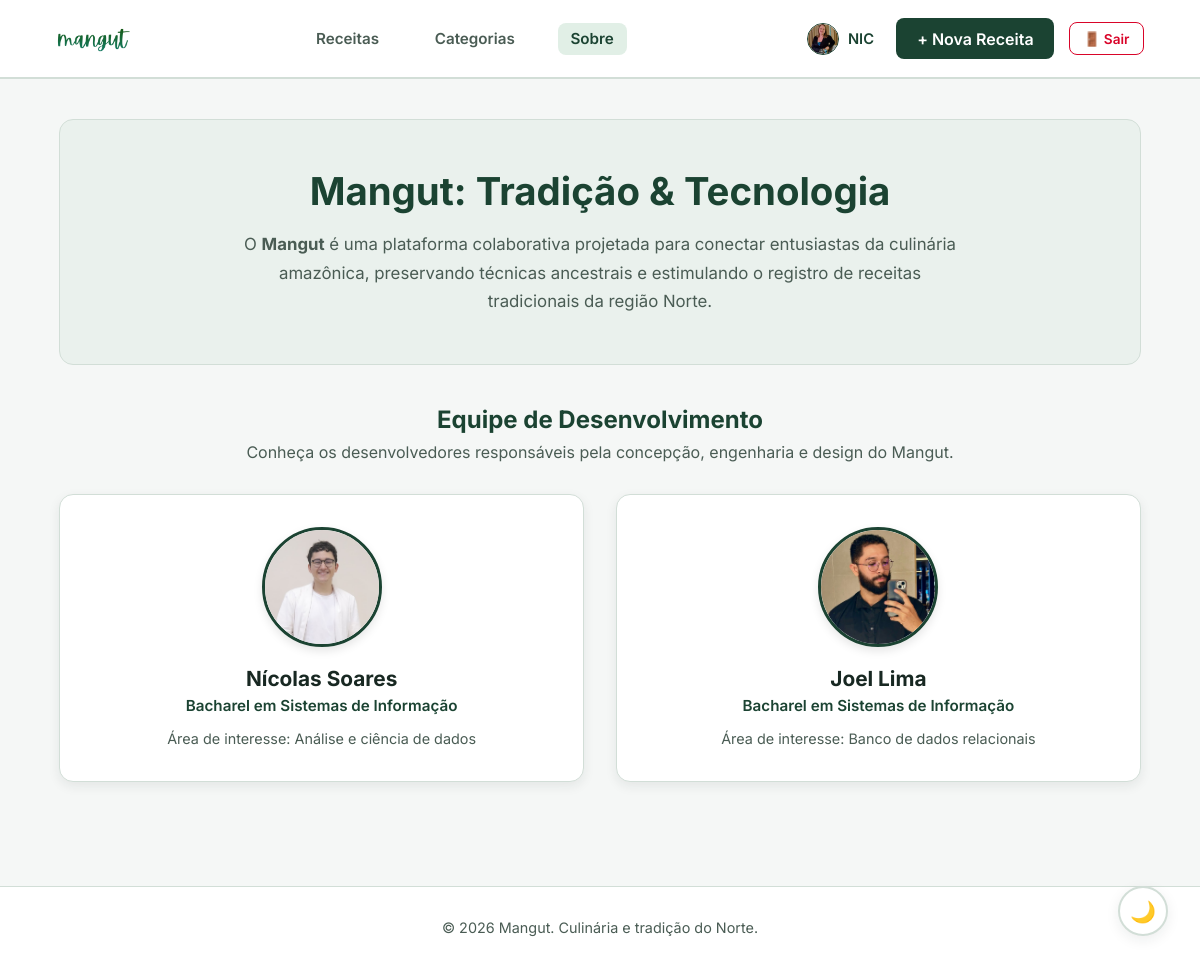
The app's page /sobre (signed in) with its own data.
### app/models.py (models this page shows, shortened)
class Gastronomo(UserMixin, db.Model):
    __tablename__ = 'gastronomos'
    idgastronomos = db.Column(db.Integer, primary_key=True)
    nome = db.Column(db.String(100), nullable=False)
    email = db.Column(db.String(120), unique=True, nullable=False)
    senha = db.Column(db.String(255), nullable=False)
    telefone = db.Column(db.String(20), nullable=True)
    foto_perfil = db.Column(db.String(255), nullable=True)
    is_admin = db.Column(db.Boolean, default=False)
    receitas = db.relationship('Receita', back_populates='autor', lazy=True)
    avaliacoes = db.relationship('AvaliacaoReceita', back_populates='usuario', lazy=True, cascade='all, delete-orphan')
    pastas = db.relationship('PastaReceitas', back_populates='usuario', lazy=True, cascade='all, delete-orphan')

### app/routes.py (the view)
@main.route('/sobre')
def sobre():
    return render_template('sobre.html')

### app/templates/sobre.html (shortened to what this page needs)
<!DOCTYPE html>
<html lang="pt-br">
<head>
    <link rel="stylesheet" href="{{ url_for('static', filename='css/style.css') }}">
</head>
<body>
    <header class="navbar">
        <a href="/" class="logo-link">
            <img src="{{ url_for('static', filename='img/logo.png') }}" alt="Logo Mangut" class="navbar-logo">
        </a>
        <nav class="nav-links">
            <a href="/receitas">Receitas</a>
            <a href="/categorias">Categorias</a>
            <a href="/sobre" class="active">Sobre</a>
        </nav>
        <div class="nav-actions">
            {% if current_user.is_authenticated %}
                <a href="/perfil" class="navbar-user-link" title="Ver meu perfil">
                    {% if current_user.foto_perfil %}
                        <img src="{{ current_user.foto_perfil }}" alt="{{ current_user.nome }}" class="navbar-avatar-thumb">
                    {% else %}
                        <span class="navbar-avatar-placeholder">{{ current_user.nome[0] | upper }}</span>
                    {% endif %}
                    <span>{{ current_user.nome }} {% if current_user.is_admin %}(ADM){% endif %}</span>
                </a>
                <a href="/receita/nova" class="btn-primary">+ Nova Receita</a>
                <a href="/logout" class="btn-logout" title="Sair do sistema">🚪 Sair</a>
            {% else %}
                <a href="/login" class="btn-primary">Entrar</a>
                <a href="/cadastro" style="color: var(--text-accent); font-weight: 600; text-decoration: none;">Cadastrar</a>
            {% endif %}
        </div>
    </header>
    <main class="container">
        <section class="about-hero">
            <h1 style="color: var(--text-accent); margin-bottom: 1rem; font-size: 2.4rem;">Mangut: Tradição & Tecnologia</h1>
            <p style="color: var(--text-secondary); max-width: 720px; margin: 0 auto; line-height: 1.7; font-size: 1.05rem;">
                O <strong>Mangut</strong> é uma plataforma colaborativa projetada para conectar entusiastas da culinária amazônica, preservando técnicas ancestrais e estimulando o registro de receitas tradicionais da região Norte.
            </p>
        </section>
        <section>
            <h2 style="text-align: center; margin-bottom: 0.5rem; color: var(--text-accent);">Equipe de Desenvolvimento</h2>
            <p style="text-align: center; color: var(--text-secondary); margin-bottom: 2rem;">Conheça os desenvolvedores responsáveis pela concepção, engenharia e design do Mangut.</p>
            <div class="team-grid">
                <div class="team-card">
                    <img src="{{ url_for('static', filename='img/dev1.jpg') }}"
                         alt="Foto Desenvolvedor"
                         class="team-photo"
                         onerror="this.style.display='none'; this.nextElementSibling.style.display='flex';">
                    <h3>Nícolas Soares</h3>
                    <p class="team-role">Bacharel em Sistemas de Informação</p>
                    <p class="team-bio">
                    Área de interesse: Análise e ciência de dados
                    </p>
                </div>
                <div class="team-card">
                    <img src="{{ url_for('static', filename='img/dev2.jpeg') }}"
                         alt="Foto Designer"
                         class="team-photo"
                         onerror="this.style.display='none'; this.nextElementSibling.style.display='flex';">
                    <h3>Joel Lima</h3>
                    <p class="team-role">Bacharel em Sistemas de Informação</p>
                    <p class="team-bio">
                    Área de interesse: Banco de dados relacionais
                    </p>
                </div>
            </div>
        </section>
    </main>
    <footer>
        <p>&copy; 2026 Mangut. Culinária e tradição do Norte.</p>
    </footer>
    <button id="theme-toggle" class="theme-toggle-floating" title="Alternar Modo Escuro">🌙</button>
</body>
</html>

### app/static/css/style.css (style rules this page uses)
:root { --bg-main: #f5f7f6; --bg-card: #ffffff; --bg-surface: #eaf1ed; --bg-hero: #e1efe7; --text-primary: #182822; --text-secondary: #4a5c54; --text-accent: #1b4332; --border-color: #d2ded7; --tag-bg: #e1efe6; --tag-text: #1e5a3f; --btn-cta: #d90429; --btn-cta-hover: #b80020; --card-shadow: rgba(24, 40, 34, 0.08); }
* { margin: 0; padding: 0; box-sizing: border-box; font-family: 'Inter', sans-serif; transition: background-color 0.25s ease, color 0.25s ease, border-color 0.25s ease; }
html { scroll-behavior: smooth; }
body { background-color: var(--bg-main); color: var(--text-primary); min-height: 100vh; display: flex; flex-direction: column; }
.navbar { display: flex; justify-content: space-between; align-items: center; padding: 1.1rem 3.5rem; background-color: var(--bg-card); border-bottom: 2px solid var(--border-color); position: sticky; top: 0; z-index: 1000; }
.logo-link { display: flex; align-items: center; text-decoration: none; }
.navbar-logo { height: 42px; width: auto; }
.nav-links a { margin: 0 0.8rem; text-decoration: none; color: var(--text-secondary); font-weight: 600; font-size: 0.95rem; padding: 0.4rem 0.8rem; border-radius: 8px; }
.nav-links a:hover, .nav-links a.active { color: var(--text-accent); background-color: var(--tag-bg); }
.nav-actions { display: flex; align-items: center; gap: 0.9rem; }
.btn-primary { background-color: var(--text-accent); color: #ffffff; border: none; padding: 0.65rem 1.3rem; border-radius: 8px; font-weight: 600; cursor: pointer; text-decoration: none; display: inline-flex; align-items: center; justify-content: center; gap: 0.4rem; }
.btn-logout { display: inline-flex; align-items: center; gap: 0.35rem; color: #d90429; border: 1px solid #d90429; background-color: transparent; padding: 0.45rem 0.85rem; border-radius: 8px; font-size: 0.85rem; font-weight: 600; text-decoration: none; }
.container { max-width: 1120px; margin: 2.5rem auto; padding: 0 1.2rem; flex: 1; width: 100%; }
.about-hero { background: var(--bg-surface); border-radius: 14px; padding: 3rem 2rem; border: 1px solid var(--border-color); margin-bottom: 2.5rem; text-align: center; }
.team-grid { display: grid; grid-template-columns: repeat(auto-fit, minmax(280px, 1fr)); gap: 2rem; margin-top: 2rem; }
.team-card { background: var(--bg-card); border: 1px solid var(--border-color); border-radius: 14px; padding: 2rem; text-align: center; box-shadow: 0 4px 12px var(--card-shadow); display: flex; flex-direction: column; align-items: center; }
.team-photo { width: 120px; height: 120px; border-radius: 50%; object-fit: cover; margin-bottom: 1.2rem; border: 3px solid var(--text-accent); box-shadow: 0 4px 10px rgba(0, 0, 0, 0.1); }
.team-card h3 { font-size: 1.3rem; color: var(--text-primary); margin-bottom: 0.3rem; }
.team-role { color: var(--text-accent); font-weight: 600; font-size: 0.95rem; margin-bottom: 0.8rem; }
.team-bio { color: var(--text-secondary); font-size: 0.9rem; line-height: 1.5; }
.theme-toggle-floating { position: fixed; bottom: 2rem; right: 2rem; width: 50px; height: 50px; background-color: var(--bg-card); border: 2px solid var(--border-color); color: var(--text-primary); border-radius: 50%; cursor: pointer; font-size: 1.3rem; display: flex; align-items: center; justify-content: center; box-shadow: 0 4px 14px var(--card-shadow); z-index: 1000; }
footer { text-align: center; padding: 2rem; color: var(--text-secondary); font-size: 0.9rem; border-top: 1px solid var(--border-color); background: var(--bg-card); margin-top: 4rem; }
.navbar-user-link { display: inline-flex; align-items: center; gap: 0.55rem; text-decoration: none; font-weight: 600; font-size: 0.92rem; color: var(--text-accent); padding: 0.25rem 0.5rem; border-radius: 20px; transition: background-color 0.2s ease; }
.navbar-avatar-thumb { width: 32px; height: 32px; min-width: 32px; border-radius: 50%; object-fit: cover; border: 1.5px solid var(--text-accent); }
img, video, canvas { max-width: 100%; height: auto; }

### records on screen
Gastronomo: foto_perfil (picture), nome "NIC"
